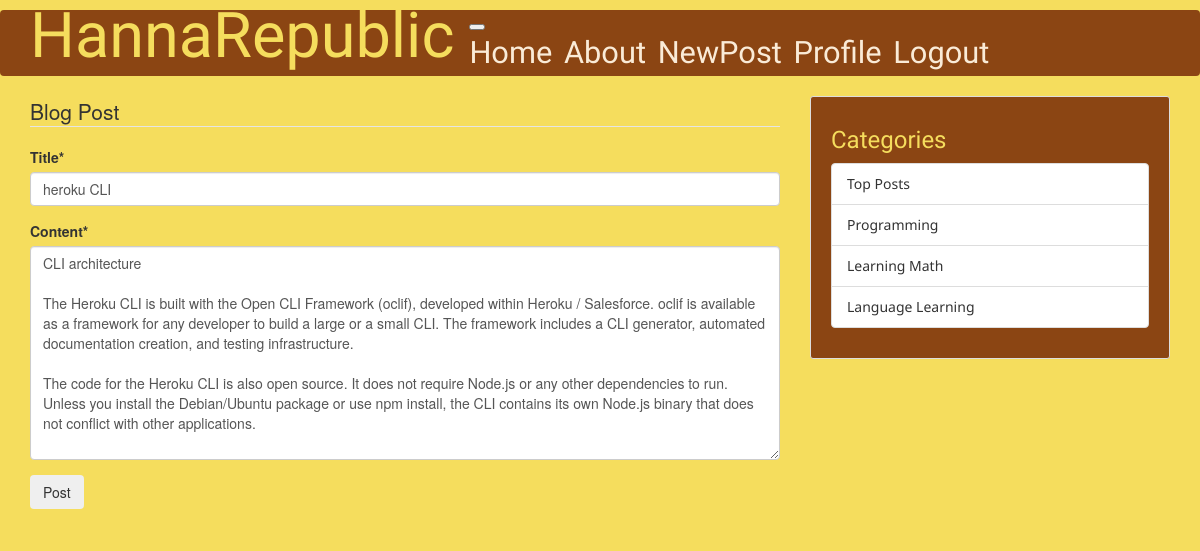
The app's page /post/33/update/ (signed in) with its own data.
### blog/models.py (models this page shows, shortened)
class Post(models.Model):
    title = models.CharField(max_length=100)
    content = models.TextField()
    date_posted = models.DateTimeField(default=timezone.now)
    author = models.ForeignKey(User, on_delete=models.CASCADE)

### blog/views.py (the view, shortened to what this page needs)
class PostUpdateView(LoginRequiredMixin, UserPassesTestMixin, UpdateView):
    model = Post
    fields = ['title', 'content']
    def test_func(self):
        post = self.get_object()
        if self.request.user == post.author:
            return True
        return False

### blog/templates/blog/post_form.html (shortened to what this page needs)
{% extends "blog/base.html" %}
{% load crispy_forms_tags %}
{% block content %}
    <div class = "content_section">
      <form method="POST">
        <fieldset class="form_group">
          <legend class="border_bottom mb-4">Blog Post</legend>
          {{ form|crispy }}
        </fieldset>
        <div class="form-group">
          <button class="btn btn-outline-info" type = "submit">Post</button>
        </div>
      </form>
        </div>
{% endblock content %}

### blog/templates/blog/base.html (shortened to what this page needs)
<!DOCTYPE html>
<html lang = "en">
{% load static %}
<head>
    <link rel="stylesheet" href="https://stackpath.bootstrapcdn.com/bootstrap/3.4.1/css/bootstrap.min.css">
<link rel="stylesheet" type="text/css" href="{% static 'blog/main.css' %}">
</head>
<body>
    <header class="site-header">
        <nav class="navbar navbar-expand-md navbar-dark bg-steel fixed-top">
    <div class="container">
      <a class="navbar-brand mr-4" href="/">HannaRepublic</a>
      <button class="navbar-toggler" type="button" data-toggle="collapse" data-target="#navbarToggle" aria-controls="navbarToggle" aria-expanded="false" aria-label="Toggle navigation">
      </button>
      <div class="collapse navbar-collapse" id="navbarToggle">
          <div class="navbar-nav mr-auto">
              <div class="pull-right" href="#">
            <a class="nav-item nav-link" href="{% url 'blog-home' %}">Home</a>&nbsp;&nbsp;
          <a class="nav-item nav-link" href="{% url 'blog-about' %}">About</a>&nbsp;&nbsp;
           {% if user.is_authenticated %}
            <a class="nav-item nav-link" href="{% url 'post-create' %}">NewPost</a>&nbsp;&nbsp;
            <a class="nav-item nav-link" href="{% url 'profile' %}">Profile</a>&nbsp;&nbsp;
        <a class="nav-item nav-link" href="{% url 'logout' %}">Logout</a>&nbsp;&nbsp;
            {% else %}
                <a class="nav-item nav-link" href="{% url 'login' %}">Login</a>&nbsp;&nbsp;
                <a class="nav-item nav-link" href="{% url 'register' %}">Register</a>&nbsp;&nbsp;
            {% endif %}
        </div>
            </div>
      </div>
    </div>
  </nav>
</header>
    <main role="main" class="container">
  <div class="row">
    <div class="col-md-8">
      {% block content %}{% endblock %}
    </div>
    <div class="col-md-4">
      <div class="content-section">
        <h3>Categories</h3>
        <p class='text-muted'>
          <ul class="list-group">
            <li class="list-group-item list-group-item-light">Top Posts</li>
            <li class="list-group-item list-group-item-light">Programming</li>
            <li class="list-group-item list-group-item-light">Learning Math</li>
            <li class="list-group-item list-group-item-light">Language Learning</li>
          </ul>
        </p>
      </div>
    </div>
  </div>
</main>
</body>
</html>

### blog/static/blog/main.css (style rules this page uses)
body { background: #f5dd5d; color: #333333; margin-top: 1rem; }
h1, h2, h3, h4, h5, h6 { color: #f5dd5d; font-family : 'Carter One', serif }
ul { margin: 0; }
.text-muted { color: #f5dd5d; font-size: 0.75em }
.navbar-brand { color: #f5dd5d; font-family : 'Pattaya', serif; font-size : 4.5em; }
.nav-item { color: #f5dd5d; font-family : 'Pattaya', serif; font-size : 2.2em; }
.bg-steel { background-color: saddlebrown; }
.site-header .navbar-nav .nav-link { color: antiquewhite; }
.content-section { background: saddlebrown; padding: 10px 20px; border: 1px solid #dddddd; border-radius: 3px; margin-bottom: 20px; }
.list-group { font-family : 'Noto Sans', serif; font-size : 1em }

### records on screen
Post: title "heroku CLI", content "CLI architecture The Heroku CLI is built with the Open CLI Framework (oclif), developed within Heroku / Salesforce. oclif is available as a framework for any developer to build a large or a small CLI. The framework includes a CLI generator, automated documentation creation, and testing infrastructure. The code for the Heroku CLI is also open source. It does not require Node.js or any other dependencies to run. Unless you install the Debian/Ubuntu package or use npm install, the CLI contains its own Node.js binary that does not conflict with other applications."
